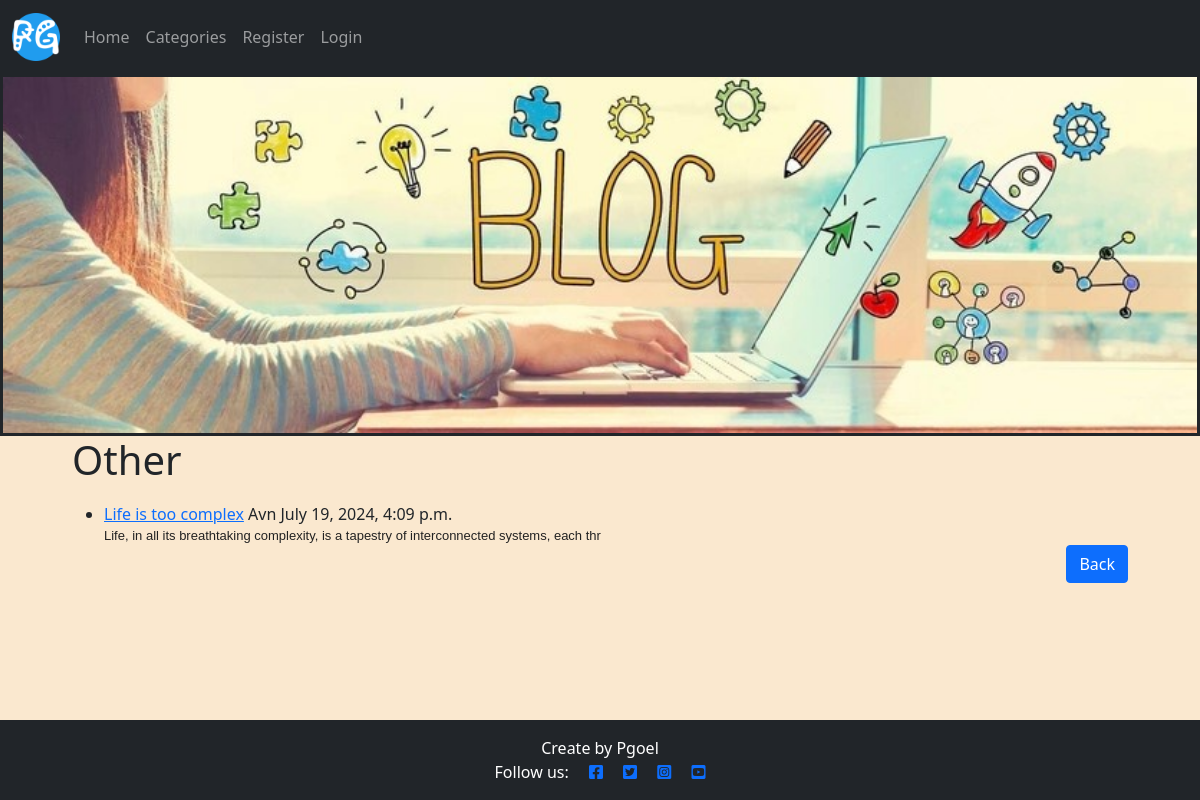
Screenshot of /category/Other/ with the database file from the repository.
### blogapp/models.py (models this page shows, shortened)
class Post(models.Model):
    title = models.CharField(max_length=255, unique= False)
    slug = models.SlugField(max_length=200)
    author = models.ForeignKey(get_user_model(), on_delete=models.CASCADE, related_name="blog_posts")
    date_posted = models.DateTimeField(auto_now_add=True)
    category = models.CharField(max_length=255, default='coding')
    content = models.TextField()
    likes = models.ManyToManyField(User,related_name = 'blogpost_like', blank= True)
    update_date = models.DateTimeField(default=timezone.now)
    snippet = models.CharField(max_length=255)
    blog_image = models.ImageField(null=True, blank=True, upload_to="images/" )
    class Meta:
        ordering = ['-date_posted']

### blogapp/views.py (the view)
# urls.py: path('category/<str:cats>/',CategoryView, name='category'),
def CategoryView(request, cats):
    Category_posts = Post.objects.filter(category=cats.replace('_',' '))
    return render(request,'categories.html', {'cats':cats.title().replace('_',' '), 'category_posts':Category_posts} )

### templates/categories.html (shortened to what this page needs)
{% extends "base.html" %}
{% block content %}
<h1>{{ cats }}</h1>
<ul>
{% if category_posts %}
    {% for post in category_posts %}
    <li>
        <a href="{% url 'post_detail' post.pk %}">{{ post.title}}</a>
            {{ post.author }} {{ post.date_posted }}
        {{ post.content | slice:":200" | safe }}
    </li>
    {% endfor %}
    <a href="{% url 'category' %}" class="btn btn-primary float-end">Back</a>
    <br><br><br><br><br><br>
{% else %}
    <h2>No blog added to this category yet... </h2><br>
    <a href="{% url 'category' %}" class="btn btn-primary float-end">Back</a><br><br><br><br><br>
{% endif %}
</ul>
{%endblock%}

### static/css/style.css (style rules this page uses)
body { background-color: rgb(250, 232, 207); }

### rows the page displays
Post: category "Other", title "Life is too complex", author "Avn", date_posted "July 19, 2024, 4:09 p.m.", content "Life, in all its breathtaking complexity, is a tapestry of interconnected systems, each thr"
